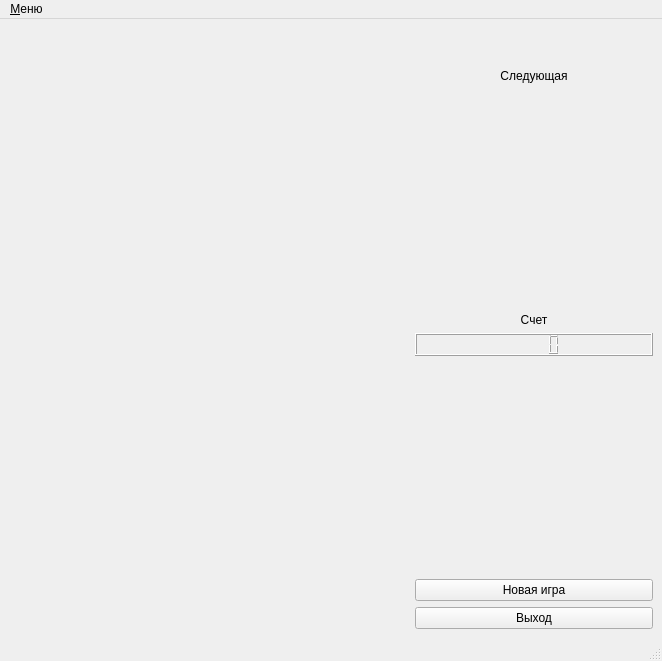
<?xml version="1.0" encoding="UTF-8"?>
<ui version="4.0">
 <class>MainWindow</class>
 <widget class="QMainWindow" name="MainWindow">
  <property name="geometry">
   <rect>
    <x>0</x>
    <y>0</y>
    <width>662</width>
    <height>661</height>
   </rect>
  </property>
  <property name="windowTitle">
   <string>MainWindow</string>
  </property>
  <widget class="QWidget" name="centralwidget">
   <property name="sizePolicy">
    <sizepolicy hsizetype="Preferred" vsizetype="Preferred">
     <horstretch>0</horstretch>
     <verstretch>0</verstretch>
    </sizepolicy>
   </property>
   <layout class="QFormLayout" name="formLayout">
    <item row="0" column="0">
     <widget class="Glass" name="glass" native="true">
      <property name="enabled">
       <bool>true</bool>
      </property>
      <property name="sizePolicy">
       <sizepolicy hsizetype="Fixed" vsizetype="Fixed">
        <horstretch>0</horstretch>
        <verstretch>0</verstretch>
       </sizepolicy>
      </property>
      <property name="minimumSize">
       <size>
        <width>400</width>
        <height>600</height>
       </size>
      </property>
      <property name="focusPolicy">
       <enum>Qt::StrongFocus</enum>
      </property>
      <property name="rows" stdset="0">
       <UInt>15</UInt>
      </property>
      <property name="columns" stdset="0">
       <UInt>10</UInt>
      </property>
     </widget>
    </item>
    <item row="0" column="1">
     <layout class="QVBoxLayout" name="verticalLayout_left">
      <item>
       <spacer name="verticalSpacer_5">
        <property name="orientation">
         <enum>Qt::Vertical</enum>
        </property>
        <property name="sizeType">
         <enum>QSizePolicy::Minimum</enum>
        </property>
        <property name="sizeHint" stdset="0">
         <size>
          <width>20</width>
          <height>40</height>
         </size>
        </property>
       </spacer>
      </item>
      <item>
       <widget class="QLabel" name="label_2">
        <property name="sizePolicy">
         <sizepolicy hsizetype="Minimum" vsizetype="Fixed">
          <horstretch>0</horstretch>
          <verstretch>0</verstretch>
         </sizepolicy>
        </property>
        <property name="minimumSize">
         <size>
          <width>100</width>
          <height>0</height>
         </size>
        </property>
        <property name="text">
         <string>Следующая</string>
        </property>
        <property name="alignment">
         <set>Qt::AlignCenter</set>
        </property>
       </widget>
      </item>
      <item>
       <widget class="NextFigure" name="nextFigure" native="true">
        <property name="sizePolicy">
         <sizepolicy hsizetype="Expanding" vsizetype="Expanding">
          <horstretch>0</horstretch>
          <verstretch>0</verstretch>
         </sizepolicy>
        </property>
       </widget>
      </item>
      <item>
       <widget class="QLabel" name="label_3">
        <property name="text">
         <string>Счет</string>
        </property>
        <property name="alignment">
         <set>Qt::AlignCenter</set>
        </property>
       </widget>
      </item>
      <item>
       <widget class="QLCDNumber" name="lcdNumber">
        <property name="sizePolicy">
         <sizepolicy hsizetype="Preferred" vsizetype="Fixed">
          <horstretch>0</horstretch>
          <verstretch>0</verstretch>
         </sizepolicy>
        </property>
       </widget>
      </item>
      <item>
       <spacer name="verticalSpacer_4">
        <property name="orientation">
         <enum>Qt::Vertical</enum>
        </property>
        <property name="sizeType">
         <enum>QSizePolicy::Expanding</enum>
        </property>
        <property name="sizeHint" stdset="0">
         <size>
          <width>20</width>
          <height>40</height>
         </size>
        </property>
       </spacer>
      </item>
      <item>
       <widget class="QPushButton" name="pb_newGame">
        <property name="sizePolicy">
         <sizepolicy hsizetype="Preferred" vsizetype="Minimum">
          <horstretch>0</horstretch>
          <verstretch>0</verstretch>
         </sizepolicy>
        </property>
        <property name="minimumSize">
         <size>
          <width>100</width>
          <height>0</height>
         </size>
        </property>
        <property name="text">
         <string>Новая игра</string>
        </property>
       </widget>
      </item>
      <item>
       <widget class="QPushButton" name="pb_exit">
        <property name="sizePolicy">
         <sizepolicy hsizetype="Minimum" vsizetype="Minimum">
          <horstretch>0</horstretch>
          <verstretch>0</verstretch>
         </sizepolicy>
        </property>
        <property name="text">
         <string>Выход</string>
        </property>
       </widget>
      </item>
     </layout>
    </item>
   </layout>
  </widget>
  <widget class="QMenuBar" name="menubar">
   <property name="geometry">
    <rect>
     <x>0</x>
     <y>0</y>
     <width>662</width>
     <height>21</height>
    </rect>
   </property>
   <widget class="QMenu" name="menu">
    <property name="title">
     <string>&amp;Меню</string>
    </property>
    <widget class="QMenu" name="menu_2">
     <property name="title">
      <string>Файл</string>
     </property>
     <addaction name="action_newGame"/>
    </widget>
    <addaction name="menu_2"/>
    <addaction name="action_2"/>
    <addaction name="action_3"/>
   </widget>
   <addaction name="menu"/>
  </widget>
  <widget class="QStatusBar" name="statusbar"/>
  <action name="action_2">
   <property name="text">
    <string>Свойства</string>
   </property>
  </action>
  <action name="action_3">
   <property name="text">
    <string>Справка</string>
   </property>
  </action>
  <action name="action_newGame">
   <property name="text">
    <string>Начать новую игру</string>
   </property>
  </action>
 </widget>
 <customwidgets>
  <customwidget>
   <class>Glass</class>
   <extends>QWidget</extends>
   <header>glass.h</header>
   <container>1</container>
   <slots>
    <signal>changeFigure(Figure*)</signal>
   </slots>
  </customwidget>
  <customwidget>
   <class>NextFigure</class>
   <extends>QWidget</extends>
   <header>nextfigure.h</header>
   <container>1</container>
   <slots>
    <slot>slot_setFigure(Figure*)</slot>
   </slots>
  </customwidget>
 </customwidgets>
 <resources/>
 <connections/>
</ui>
